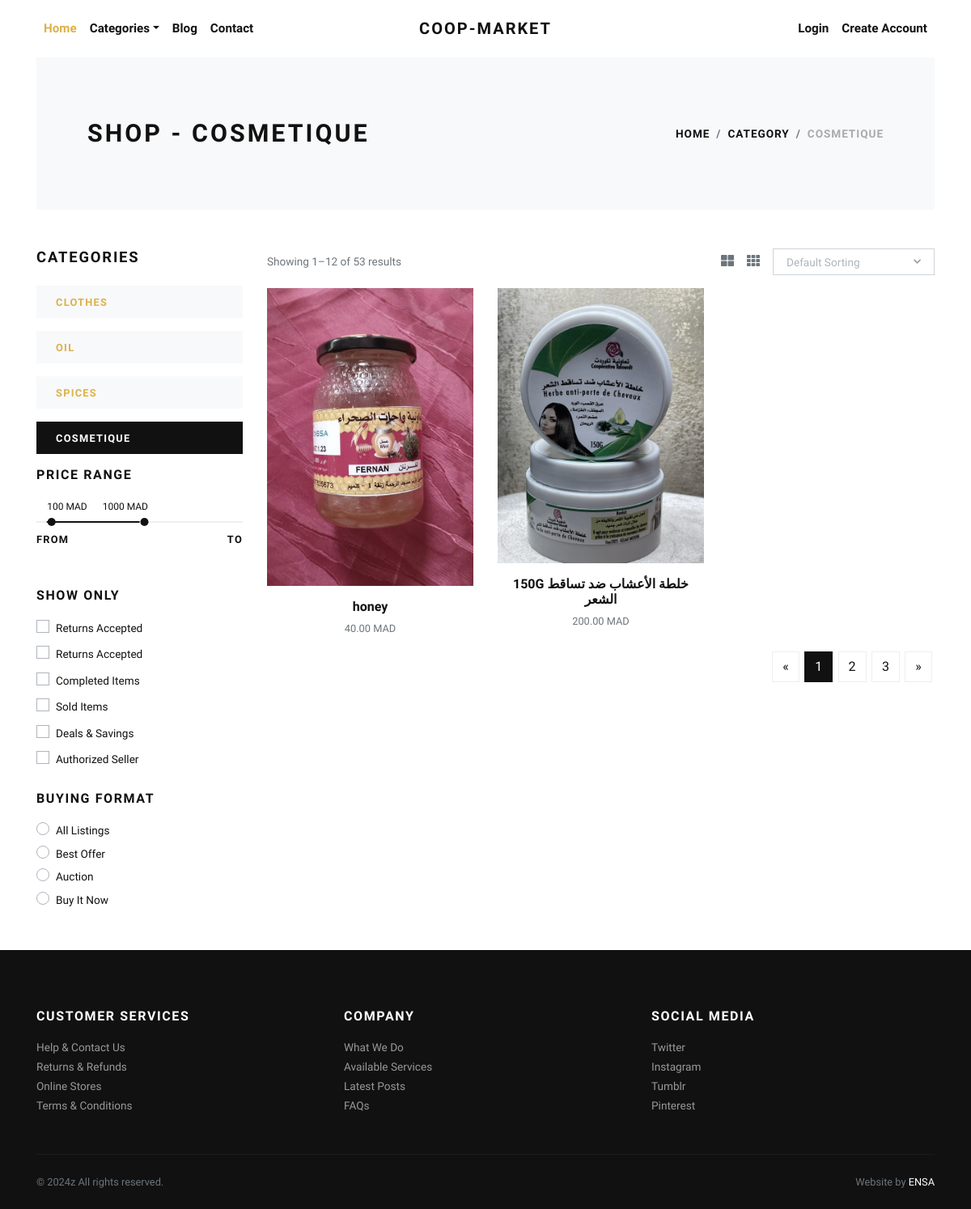
Page /Cosmetique/ on the committed database.
### store/models.py (models this page shows, shortened)
class Category(models.Model):
    title = models.CharField(max_length=50, verbose_name="Category Title")
    slug = models.SlugField(max_length=55, verbose_name="Category Slug")
    description = models.TextField(blank=True, verbose_name="Category Description")
    category_image = models.ImageField(upload_to='category', blank=True, null=True, verbose_name="Category Image")
    is_active = models.BooleanField(verbose_name="Is Active?")
    is_featured = models.BooleanField(verbose_name="Is Featured?")
    created_at = models.DateTimeField(auto_now_add=True, verbose_name="Created Date")
    updated_at = models.DateTimeField(auto_now=True, verbose_name="Updated Date")
    class Meta:
        verbose_name_plural = 'Categories'
        ordering = ('-created_at', )

class Product(models.Model):
    title = models.CharField(max_length=150, verbose_name="Product Title")
    slug = models.SlugField(max_length=160, verbose_name="Product Slug")
    sku = models.CharField(max_length=255, unique=True, verbose_name="Unique Product ID (SKU)")
    short_description = models.TextField(verbose_name="Short Description")
    detail_description = models.TextField(blank=True, null=True, verbose_name="Detail Description")
    product_image = models.ImageField(upload_to='product', blank=True, null=True, verbose_name="Product Image")
    price = models.DecimalField(max_digits=8, decimal_places=2)
    category = models.ForeignKey(Category, verbose_name="Product Categoy", on_delete=models.CASCADE)
    is_active = models.BooleanField(verbose_name="Is Active?")
    is_featured = models.BooleanField(verbose_name="Is Featured?")
    created_at = models.DateTimeField(auto_now_add=True, verbose_name="Created Date")
    updated_at = models.DateTimeField(auto_now=True, verbose_name="Updated Date")
    class Meta:
        verbose_name_plural = 'Products'
        ordering = ('-created_at', )

### store/views.py (the view)
# urls.py: path('<slug:slug>/', views.category_products, name="category-products"),
def category_products(request, slug):
    category = get_object_or_404(Category, slug=slug)
    products = Product.objects.filter(is_active=True, category=category)
    categories = Category.objects.filter(is_active=True)
    context = {
        'category': category,
        'products': products,
        'categories': categories,
    }
    return render(request, 'store/category_products.html', context)

### store/context_preprocessors.py (called while the page is built)
def store_menu(request):
    categories = Category.objects.filter(is_active=True)
    context = {
        'categories_menu': categories,
    }
    return context

def cart_menu(request):
    if request.user.is_authenticated:
        cart_items= Cart.objects.filter(user=request.user)
        context = {
            'cart_items': cart_items,
        }
    else:
        context = {}
    return context

### templates/store/category_products.html (shortened to what this page needs)
{% extends 'base.html' %}
{% load static %}
    {% block content %}
      <div class="container">
        <section class="py-5 bg-light">
          <div class="container">
            <div class="row px-4 px-lg-5 py-lg-4 align-items-center">
              <div class="col-lg-6">
                <h1 class="h2 text-uppercase mb-0">Shop - {{category.title}}</h1>
              </div>
              <div class="col-lg-6 text-lg-right">
                <nav aria-label="breadcrumb">
                  <ol class="breadcrumb justify-content-lg-end mb-0 px-0">
                    <li class="breadcrumb-item"><a href="{% url 'store:home' %}">Home</a></li>
                    <li class="breadcrumb-item"><a href="{% url 'store:all-categories' %}">Category</a></li>
                    <li class="breadcrumb-item active" aria-current="page">{{category.title}}</li>
                  </ol>
                </nav>
              </div>
            </div>
          </div>
        </section>
        <section class="py-5">
          <div class="container p-0">
            <div class="row">
              <div class="col-lg-3 order-2 order-lg-1">
                <h5 class="text-uppercase mb-4">Categories</h5>
                {% if categories %}
                  {% for cat in categories %}
                    <a href="{% url 'store:category-products' cat.slug %}">
                      <div class="py-2 px-4 {% if category == cat %}bg-dark text-white {% else %}bg-light{% endif %} mb-3">
                        <strong class="small text-uppercase font-weight-bold">{{cat.title}}</strong>
                      </div>
                    </a>
                  {% endfor %}
                {% endif %}
                <h6 class="text-uppercase mb-4">Price range</h6>
                <div class="price-range pt-4 mb-5">
                  <div id="range"></div>
                  <div class="row pt-2">
                    <div class="col-6"><strong class="small font-weight-bold text-uppercase">From</strong></div>
                    <div class="col-6 text-right"><strong class="small font-weight-bold text-uppercase">To</strong></div>
                  </div>
                </div>
                <h6 class="text-uppercase mb-3">Show only</h6>
                <div class="custom-control custom-checkbox mb-1">
                  <label class="custom-control-label text-small" for="customCheck1">Returns Accepted</label>
                </div>
                <div class="custom-control custom-checkbox mb-1">
                  <label class="custom-control-label text-small" for="customCheck2">Returns Accepted</label>
                </div>
                <div class="custom-control custom-checkbox mb-1">
                  <label class="custom-control-label text-small" for="customCheck3">Completed Items</label>
                </div>
                <div class="custom-control custom-checkbox mb-1">
                  <label class="custom-control-label text-small" for="customCheck4">Sold Items</label>
                </div>
                <div class="custom-control custom-checkbox mb-1">
                  <label class="custom-control-label text-small" for="customCheck5">Deals &amp; Savings</label>
                </div>
                <div class="custom-control custom-checkbox mb-4">
                  <label class="custom-control-label text-small" for="customCheck6">Authorized Seller</label>
                </div>
                <h6 class="text-uppercase mb-3">Buying format</h6>
                <div class="custom-control custom-radio">
                  <label class="custom-control-label text-small" for="customRadio1">All Listings</label>
                </div>
                <div class="custom-control custom-radio">
                  <label class="custom-control-label text-small" for="customRadio2">Best Offer</label>
                </div>
                <div class="custom-control custom-radio">
                  <label class="custom-control-label text-small" for="customRadio3">Auction</label>
                </div>
                <div class="custom-control custom-radio">
                  <label class="custom-control-label text-small" for="customRadio4">Buy It Now</label>
                </div>
              </div>
              <div class="col-lg-9 order-1 order-lg-2 mb-5 mb-lg-0">
                <div class="row mb-3 align-items-center">
                  <div class="col-lg-6 mb-2 mb-lg-0">
                    <p class="text-small text-muted mb-0">Showing 1–12 of 53 results</p>
                  </div>
                  <div class="col-lg-6">
                    <ul class="list-inline d-flex align-items-center justify-content-lg-end mb-0">
                      <li class="list-inline-item text-muted mr-3"><a class="reset-anchor p-0" href="#"><i class="fas fa-th-large"></i></a></li>
                      <li class="list-inline-item text-muted mr-3"><a class="reset-anchor p-0" href="#"><i class="fas fa-th"></i></a></li>
                      <li class="list-inline-item">
                      </li>
                    </ul>
                  </div>
                </div>
                <div class="row">
                  {% if products %}
                    {% for product in products %}
                      <div class="col-lg-4 col-sm-6">
                        <div class="product text-center">
                          <div class="mb-3 position-relative">
                            <a class="d-block" href="{% url 'store:product-detail' product.slug %}">
                              {% if product.product_image %}
                                <img class="img-fluid w-100" src="{{product.product_image.url}}" alt="{{product.title}}">
                              {% else %}
                                <img class="img-fluid w-100" src="{% static 'img/product-1.jpg' %}" alt="{{product.title}}">
                              {% endif %}
                            </a>
                          </div>
                          <h6> <a class="reset-anchor" href="{% url 'store:product-detail' product.slug %}">{{product.title}}</a></h6>
                          <p class="small text-muted">{{product.price}} MAD</p>
                        </div>
                      </div>
                    {% endfor %}
                  {% endif %}
                </div>
                <nav aria-label="Page navigation example">
                  <ul class="pagination justify-content-center justify-content-lg-end">
                    <li class="page-item"><a class="page-link" href="#" aria-label="Previous"><span aria-hidden="true">«</span></a></li>
                    <li class="page-item active"><a class="page-link" href="#">1</a></li>
                    <li class="page-item"><a class="page-link" href="#">2</a></li>
                    <li class="page-item"><a class="page-link" href="#">3</a></li>
                    <li class="page-item"><a class="page-link" href="#" aria-label="Next"><span aria-hidden="true">»</span></a></li>
                  </ul>
                </nav>
              </div>
            </div>
          </div>
        </section>
      </div>
      {% endblock content %}

### jewelryshop/static/css/style.default.css (style rules this page uses)
.text-small { font-size: 0.85rem !important; }
strong { font-weight: 700; }
.product img { -webkit-filter: grayscale(40%); filter: grayscale(40%); transition: all 0.3s; }
.text-uppercase { text-transform: uppercase; letter-spacing: 0.1em; }
.reset-anchor { color: inherit; transition: all 0.3s; }
.noUi-target { background: #efefef; border-radius: 0; border: none; box-shadow: none; }
.noUi-horizontal { height: 2px; }
body { font-family: "Libre Franklin", sans-serif; font-size: 1rem; font-weight: 400; line-height: 1.5; color: #111111; background-color: #fff; }
a { color: #dcb14a; text-decoration: none; }
h1, h2, h3, h4, h5, h6, .h1, .h2, .h3, .h4, .h5, .h6 { margin-bottom: 0.5rem; font-family: inherit; font-weight: 900; line-height: 1.2; color: inherit; }
h1, .h1 { font-size: 2.2rem; }
h2, .h2 { font-size: 1.9rem; }
h5, .h5 { font-size: 1.15rem; }
h6, .h6 { font-size: 1rem; }
small, .small { font-size: 80%; font-weight: 400; }
.page-item:first-child .page-link { border-top-left-radius: 0; border-bottom-left-radius: 0; }
.page-item:last-child .page-link { border-top-right-radius: 0; border-bottom-right-radius: 0; }
.page-item.active .page-link { color: #fff; background-color: #111111; border-color: #111111; }
.page-link { padding: 0.5rem 0.75rem; line-height: 1.25; color: #111111; background-color: none; border: 1px solid #eee; margin: 0.2rem; transition: all 0.3s; }
.bg-light { background-color: #f8f9fa !important; }
.bg-dark { background-color: #111111 !important; }
.custom-checkbox .custom-control-label::before { border-radius: 0; }
.custom-radio .custom-control-label::before { border-radius: 50%; }
.custom-control-label { font-weight: 400; line-height: 2.1em; cursor: pointer; }
.breadcrumb { background: #f8f9fa; }
.breadcrumb-item { font-size: 0.85rem; text-transform: uppercase; letter-spacing: 0.07em; font-weight: 900; color: #111111; }
.breadcrumb-item a { color: inherit; transition: all 0.3s; }
.breadcrumb-item.active { color: #aaa; }

### rows in the picture
Category: title "COSMETIQUE"
Category: title "CLOTHES"
Category: title "OIL"
Category: title "SPICES"
Product: product_image (picture), title "honey", price "40.00"
Product: product_image (picture), title "150G خلطة الأعشاب ضد تساقط الشعر", price "200.00"
